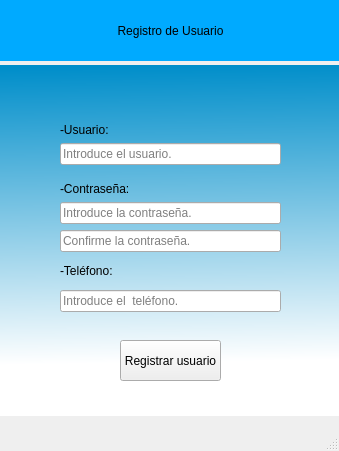
<?xml version="1.0" encoding="UTF-8"?>
<ui version="4.0">
 <class>MainWindow</class>
 <widget class="QMainWindow" name="MainWindow">
  <property name="enabled">
   <bool>true</bool>
  </property>
  <property name="geometry">
   <rect>
    <x>0</x>
    <y>0</y>
    <width>339</width>
    <height>451</height>
   </rect>
  </property>
  <property name="minimumSize">
   <size>
    <width>339</width>
    <height>451</height>
   </size>
  </property>
  <property name="maximumSize">
   <size>
    <width>339</width>
    <height>451</height>
   </size>
  </property>
  <property name="windowTitle">
   <string>MainWindow</string>
  </property>
  <widget class="QWidget" name="centralwidget">
   <widget class="QLabel" name="label">
    <property name="geometry">
     <rect>
      <x>0</x>
      <y>0</y>
      <width>341</width>
      <height>61</height>
     </rect>
    </property>
    <property name="autoFillBackground">
     <bool>false</bool>
    </property>
    <property name="styleSheet">
     <string notr="true">background-color: rgb(0, 170, 255);
font: 700 14pt &quot;Arial&quot;;</string>
    </property>
    <property name="text">
     <string>Registro de Usuario</string>
    </property>
    <property name="alignment">
     <set>Qt::AlignCenter</set>
    </property>
   </widget>
   <widget class="QLabel" name="label_2">
    <property name="geometry">
     <rect>
      <x>0</x>
      <y>60</y>
      <width>341</width>
      <height>16</height>
     </rect>
    </property>
    <property name="styleSheet">
     <string notr="true">color: rgb(255, 255, 255);</string>
    </property>
    <property name="text">
     <string/>
    </property>
   </widget>
   <widget class="QLabel" name="label_3">
    <property name="geometry">
     <rect>
      <x>-2</x>
      <y>65</y>
      <width>351</width>
      <height>351</height>
     </rect>
    </property>
    <property name="styleSheet">
     <string notr="true">background-color: qlineargradient(spread:pad, x1:0.489, y1:0, x2:0.506, y2:1, stop:0 rgba(0, 142, 202, 255), stop:0.846591 rgba(255, 255, 255, 255));</string>
    </property>
    <property name="text">
     <string/>
    </property>
   </widget>
   <widget class="QWidget" name="verticalLayoutWidget">
    <property name="geometry">
     <rect>
      <x>60</x>
      <y>111</y>
      <width>221</width>
      <height>201</height>
     </rect>
    </property>
    <layout class="QVBoxLayout" name="verticalLayout">
     <item>
      <widget class="QLabel" name="label_4">
       <property name="autoFillBackground">
        <bool>false</bool>
       </property>
       <property name="styleSheet">
        <string notr="true">font: 14pt &quot;Arial&quot;;</string>
       </property>
       <property name="text">
        <string>-Usuario:</string>
       </property>
       <property name="alignment">
        <set>Qt::AlignBottom|Qt::AlignLeading|Qt::AlignLeft</set>
       </property>
      </widget>
     </item>
     <item>
      <widget class="QLineEdit" name="txt_user">
       <property name="placeholderText">
        <string>Introduce el usuario.</string>
       </property>
      </widget>
     </item>
     <item>
      <widget class="QLabel" name="label_5">
       <property name="styleSheet">
        <string notr="true">font: 14pt &quot;Arial&quot;;</string>
       </property>
       <property name="text">
        <string>-Contraseña:</string>
       </property>
       <property name="alignment">
        <set>Qt::AlignBottom|Qt::AlignLeading|Qt::AlignLeft</set>
       </property>
      </widget>
     </item>
     <item>
      <widget class="QLineEdit" name="txt_password">
       <property name="echoMode">
        <enum>QLineEdit::Password</enum>
       </property>
       <property name="placeholderText">
        <string>Introduce la contraseña.</string>
       </property>
      </widget>
     </item>
     <item>
      <widget class="QLineEdit" name="txt_password_2">
       <property name="echoMode">
        <enum>QLineEdit::Password</enum>
       </property>
       <property name="placeholderText">
        <string>Confirme la contraseña.</string>
       </property>
      </widget>
     </item>
     <item>
      <widget class="QLabel" name="label_6">
       <property name="styleSheet">
        <string notr="true">font: 14pt &quot;Arial&quot;;</string>
       </property>
       <property name="text">
        <string>-Teléfono:</string>
       </property>
      </widget>
     </item>
     <item>
      <widget class="QLineEdit" name="txt_telefono">
       <property name="placeholderText">
        <string>Introduce el  teléfono.</string>
       </property>
      </widget>
     </item>
    </layout>
   </widget>
   <widget class="QPushButton" name="btnRegistrar">
    <property name="geometry">
     <rect>
      <x>120</x>
      <y>340</y>
      <width>101</width>
      <height>41</height>
     </rect>
    </property>
    <property name="text">
     <string>Registrar usuario</string>
    </property>
    <property name="shortcut">
     <string>Return</string>
    </property>
   </widget>
  </widget>
  <widget class="QMenuBar" name="menubar">
   <property name="geometry">
    <rect>
     <x>0</x>
     <y>0</y>
     <width>339</width>
     <height>22</height>
    </rect>
   </property>
  </widget>
  <widget class="QStatusBar" name="statusbar"/>
 </widget>
 <resources/>
 <connections/>
</ui>
